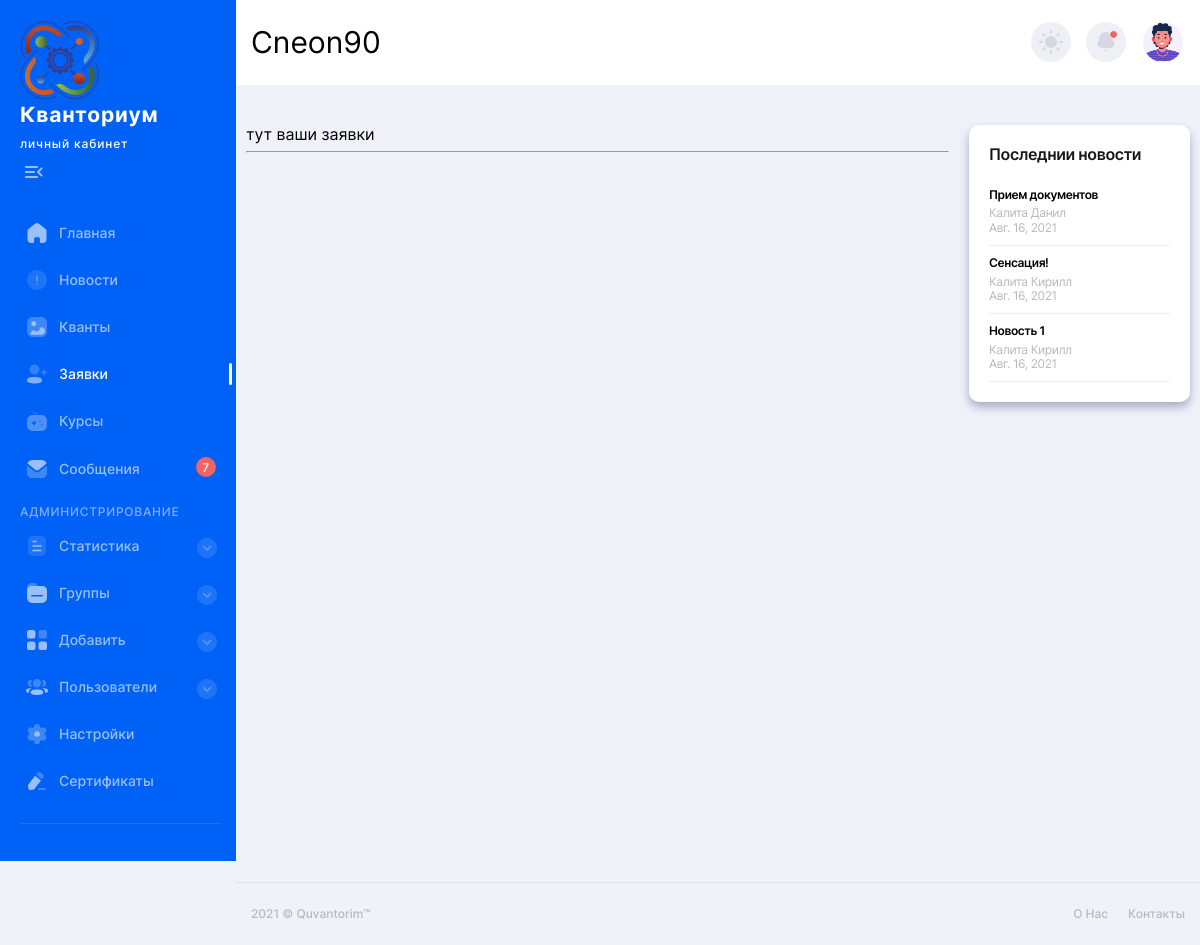
Before: /bid/ (signed in) with the older database file.
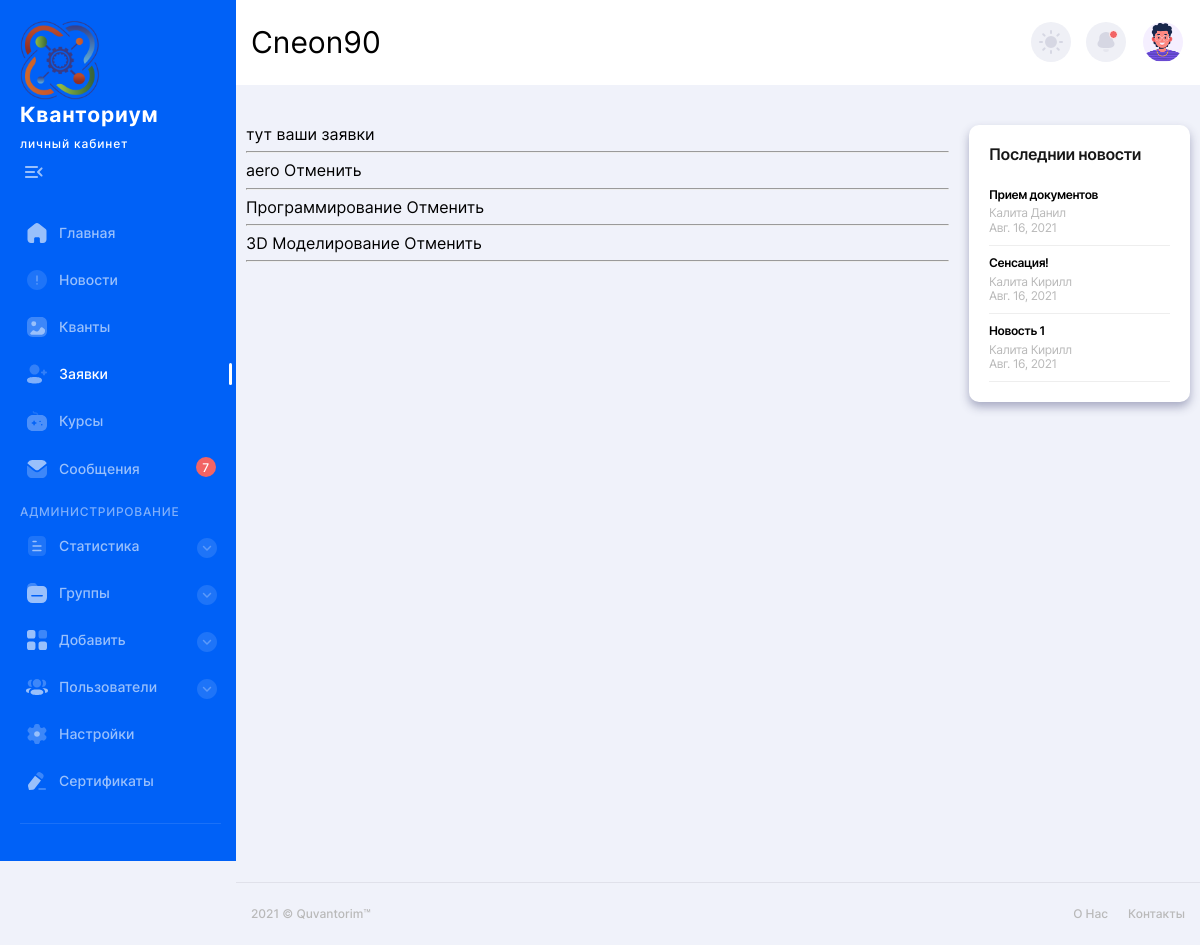
After: the same page with the newer database file.
### manager/models.py (models this page shows, shortened)
class novelty(models.Model):
    name = models.CharField(max_length=30, blank=True)
    heading = models.CharField(max_length=30, blank=True)
    body = models.TextField()
    data = models.DateField(null=True, blank=True)
    time =  models.TimeField(null=True, blank=True)

class claim(models.Model):
    user =   models.ForeignKey(User, on_delete=models.CASCADE, null=True)#ManyToManyField(User)  # Привязываем к модели юзер
    course = models.ForeignKey(Course, on_delete=models.CASCADE, null=True)#ManyToManyField(User)(Course)   #ForeignKey(Course, on_delete=models.CASCADE, null=True)  # Привязываем к модели курс
    data = models.DateField(null=True, blank=True)
    type_cours = models.CharField(max_length=1, choices=type_course, null=True)
    status = models.CharField(max_length=30,  null=True)

class Course(models.Model):
    name = models.CharField(max_length=30, blank=True)
    zag = models.CharField(max_length=200, blank=True)
    body = models.TextField(null=True, blank=True)
    data_create = models.DateField(null=True, blank=True)
    type_cours = models.CharField(max_length=1, choices=type_course, null=True)
    def __str__(self):
        return self.name

### manager/views.py (the view)
# urls.py: path('bid/', views.bid, name='bid'),
def bid(request):
    data={}
    data.update(init_news(request))
    data['zaivki'] = claim.objects.filter(user_id=request.user.id)
    print(data['zaivki'])
    return render(request, 'manager/zaivki.html', data)

### manager/functional.py (called while the page is built)
def init_news(request):
    datas={}
    datas['new'] = novelty.objects.all().order_by('-data').order_by('-time')[:settings.NEWS_COLUMN]
    datas['admins'] = request.user.has_perm('manager.can_admins')
    datas['exit'] = request.user.is_authenticated
    return datas

### templates/manager/zaivki.html (shortened to what this page needs)
{% extends "manager/main.html" %}
{% block bar %}
  {% if user.is_authenticated %}   sidebar {% else %}  sidebarno {% endif %}
{% endblock %}
{% block zaiv_activ %}
 active
{% endblock %}
{% block namepage %}
      {{ user.username }}
{% endblock %}
{% block content %}
    <main class="main users chart-page" id="skip-target">
      <div class="container">
        <div class="row">
          <div class="col-lg-9">
              <div class="text">
                  <div class="text">
            тут ваши заявки
                <hr>
                    {% for ziv in zaivki %}
                      {{ ziv.course }} <a href="#">  Отменить  </a> <hr>
                     {% endfor %}
              </div>
              </div>
          </div>
          <div class="col-lg-3">
            {% include 'manager/show_news.html' %}
          </div>
        </div>
      </div>
    </main>
{% endblock %}

### templates/manager/show_news.html (shortened to what this page needs)
     <article class="white-block">
              <div class="top-cat-title">
                <h3>Последнии новости </h3>
              </div>
              <ul class="top-cat-list">
                  {% for news in new %}
                <li>
                  <a href="{% url 'new_post' news.id %}">
                    <div class="top-cat-list__title">
                     {{ news.heading }}
                    </div>
                    <div class="top-cat-list__subtitle">
                       {{ news.name }} <br>
                      {{ news.data }}
                    </div>
                  </a>
                  {% endfor %}
              </ul>
            </article>

Changed rows visible on the page:
added claim: course "aero"
added claim: course "Программирование"
added claim: course "3D Моделирование"
